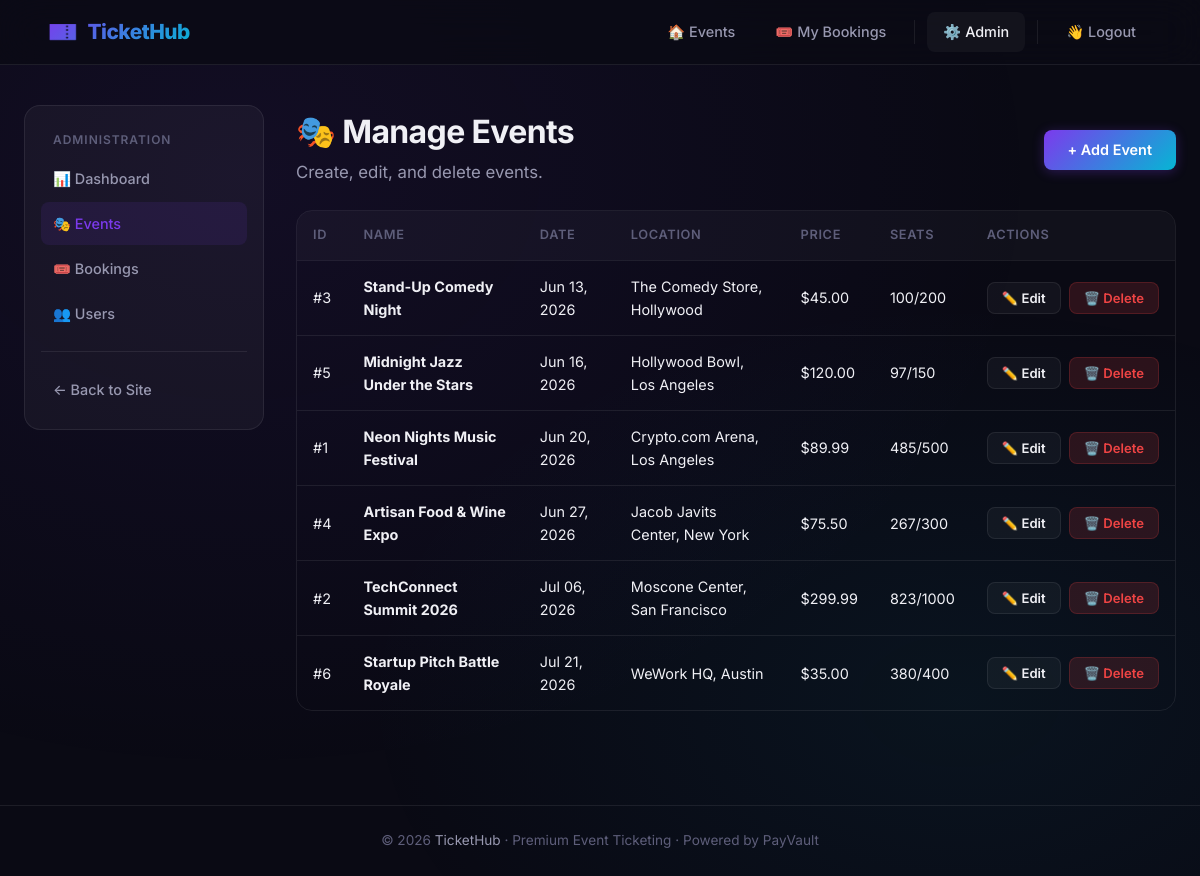
The app's page /admin/events (signed in) with its own data.
### tickethub_core/models.py (models this page shows, shortened)
class Event(db.Model):
    __tablename__ = "events"
    id = db.Column(db.Integer, primary_key=True)
    name = db.Column(db.String(200), nullable=False)
    description = db.Column(db.Text, nullable=True)
    date = db.Column(db.DateTime, nullable=False)
    location = db.Column(db.String(200), nullable=False)
    price = db.Column(db.Float, nullable=False)
    total_seats = db.Column(db.Integer, nullable=False)
    available_seats = db.Column(db.Integer, nullable=False)
    image_url = db.Column(db.String(500), nullable=True)
    created_at = db.Column(
        db.DateTime, nullable=False, default=lambda: datetime.now(timezone.utc)
    )
    bookings = db.relationship("Booking", backref="event", lazy=True)
    reviews = db.relationship("Review", backref="event", lazy=True)

### tickethub_core/app.py (the view)
@app.route("/admin/events")
@admin_required
def admin_events():
    events = Event.query.order_by(Event.date.asc()).all()
    return render_template("admin/events.html", events=events)

### tickethub_core/app.py (called while the page is built)
@login_manager.user_loader
def load_user(user_id):
    return User.query.get(int(user_id))

def admin_required(f):
    @wraps(f)
    @login_required
    def decorated(*args, **kwargs):
        if not current_user.is_admin:
            abort(403)
        return f(*args, **kwargs)
    return decorated

@app.context_processor
def inject_globals():
    return {"now": datetime.now(timezone.utc)}

### tickethub_core/templates/admin/events.html (shortened to what this page needs)
{% extends "base.html" %}
{% block content %}
<div class="container">
    <div class="admin-layout">
        <aside class="admin-sidebar">
            <div class="sidebar-title">Administration</div>
            <a href="{{ url_for('admin_dashboard') }}">📊 Dashboard</a>
            <a href="{{ url_for('admin_events') }}" class="active">🎭 Events</a>
            <a href="{{ url_for('admin_bookings') }}">🎟️ Bookings</a>
            <a href="{{ url_for('admin_users') }}">👥 Users</a>
            <div style="margin-top: 16px; padding-top: 16px; border-top: 1px solid var(--border-subtle);">
                <a href="{{ url_for('index') }}">← Back to Site</a>
            </div>
        </aside>
        <div class="admin-main">
            <div class="section-header fade-in-up">
                <div>
                    <h1 class="page-title">🎭 Manage Events</h1>
                    <p class="page-subtitle" style="margin-bottom: 0;">Create, edit, and delete events.</p>
                </div>
                <a href="{{ url_for('admin_add_event') }}" class="btn btn-primary">+ Add Event</a>
            </div>
            {% if events %}
                <div class="table-wrapper fade-in-up">
                    <table>
                        <thead>
                            <tr>
                                <th>ID</th>
                                <th>Name</th>
                                <th>Date</th>
                                <th>Location</th>
                                <th>Price</th>
                                <th>Seats</th>
                                <th>Actions</th>
                            </tr>
                        </thead>
                        <tbody>
                            {% for event in events %}
                                <tr>
                                    <td>#{{ event.id }}</td>
                                    <td><strong>{{ event.name }}</strong></td>
                                    <td>{{ event.date.strftime('%b %d, %Y') }}</td>
                                    <td>{{ event.location }}</td>
                                    <td>${{ '%.2f' % event.price }}</td>
                                    <td>{{ event.available_seats }}/{{ event.total_seats }}</td>
                                    <td>
                                        <div class="d-flex gap-1">
                                            <a href="{{ url_for('admin_edit_event', event_id=event.id) }}" class="btn btn-secondary btn-sm">✏️ Edit</a>
                                            <form id="delete-form-{{ event.id }}" method="POST" action="{{ url_for('admin_delete_event', event_id=event.id) }}" style="display:inline;">
                                                <button type="button" onclick="confirmDelete({{ event.id }})" class="btn btn-danger btn-sm">🗑️ Delete</button>
                                            </form>
                                        </div>
                                    </td>
                                </tr>
                            {% endfor %}
                        </tbody>
                    </table>
                </div>
            {% endif %}
        </div>
    </div>
</div>
{% endblock %}

### records on screen
Event: id "3", name "Stand-Up Comedy Night", date "Jun 13, 2026", location "The Comedy Store, Hollywood", price "45.00", available_seats "100", total_seats "200"
Event: id "5", name "Midnight Jazz Under the Stars", date "Jun 16, 2026", location "Hollywood Bowl, Los Angeles", price "120.00", available_seats "97", total_seats "150"
Event: id "1", name "Neon Nights Music Festival", date "Jun 20, 2026", location "Crypto.com Arena, Los Angeles", price "89.99", available_seats "485", total_seats "500"
Event: id "4", name "Artisan Food & Wine Expo", date "Jun 27, 2026", location "Jacob Javits Center, New York", price "75.50", available_seats "267", total_seats "300"
Event: id "2", name "TechConnect Summit 2026", date "Jul 06, 2026", location "Moscone Center, San Francisco", price "299.99", available_seats "823", total_seats "1000"
Event: id "6", name "Startup Pitch Battle Royale", date "Jul 21, 2026", location "WeWork HQ, Austin", price "35.00", available_seats "380", total_seats "400"
